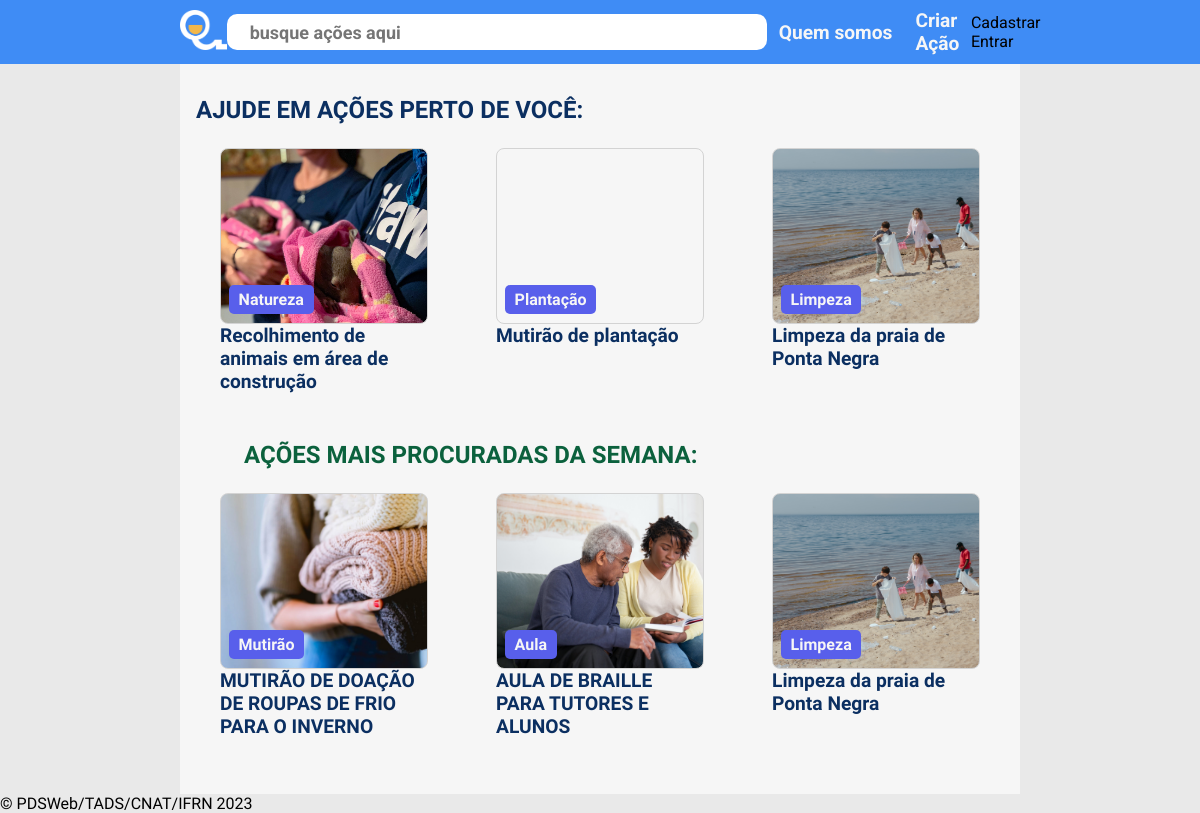
The page / on the database its author committed.
### base/models.py (models this page shows, shortened)
class Acao(models.Model):
    nome = models.CharField(max_length=200)
    status = models.BooleanField() # Ativa: True, Inativa: False
    descricao = models.TextField('descrição')
    criada_em = models.DateTimeField(auto_now_add=True)
    modalidade = models.BooleanField() # Online: True: , Offline: False
    local = models.CharField(max_length=50)
    tema = models.CharField(max_length=20)
    max_volunt = models.IntegerField(null=True)
    url = models.CharField(blank=True, max_length=200)
    inicio = models.DateTimeField()
    fim = models.DateTimeField(null=True)
    avaliacao = models.IntegerField(null=True)
    categoria = models.ForeignKey(Categoria, null=True, blank=True, on_delete=models.SET_NULL)
    criador = models.ForeignKey(Usuario, null=True, on_delete=models.CASCADE)
    def get_foto(self):
        for foto in self.foto_set.all():
            return foto.foto.url
        return None

class Foto(models.Model):
    foto = models.ImageField(upload_to='media/imagensacoes', null=True)
    acao = models.ForeignKey(Acao, on_delete=models.CASCADE)

### base/views.py (the view)
# urls.py: path('', views.IndexViews.as_view(), name='index'),
class IndexViews(View):
    def get(self, request):
        lista_acao1 = Acao.objects.all().order_by('-criada_em')[:3]
        lista_acao2 = Acao.objects.all().order_by('criada_em')[:3]
        context = {'lista_acao1': lista_acao1, 'lista_acao2':lista_acao2}
        return render(request, 'base/index.html', context)

### base/templates/base/index.html
{% extends 'base/main.html' %}
{% load static %}
{% block conteudo %}
    <head>
        <link rel="stylesheet" href="{% static 'base/css/index.css' %}">
    </head>
    <main>
        <article>
            <h1 id="texto-1">AJUDE EM AÇÕES PERTO DE VOCÊ:</h1>
            <section id="cards">
                {% for acao in lista_acao1 %}
                    <a href="{% url 'base:detalhes' acao.id %}">
                        <div class="acao-card">
                            <div class="card-foto" style="background: url({{acao.get_foto}}); background-size: cover;">
                                <div class="acao-tag">{{acao.tema}}</div>
                            </div>
                            <div class="card-texto">{{acao.nome}}</div>
                        </div>
                    </a>
                {% endfor %}
            </section>
            <h1 id="texto-2">AÇÕES MAIS PROCURADAS DA SEMANA:</h1>
            <section id="cards">
                {% for acao in lista_acao2 %}
                    <a href="{% url 'base:detalhes' acao.id %}">
                        <div class="acao-card">
                            <div class="card-foto" style="background: url({{acao.get_foto}}); background-size: cover;">
                                <div class="acao-tag">{{acao.tema}}</div>
                            </div>
                            <div class="card-texto">{{acao.nome}}</div>
                        </div>
                    </a>
                {% endfor %}
            </section>
        </article>
    </main>
{% endblock conteudo %}

### base/static/base/css/main.css (style rules this page uses)
:root { --p1: #3F8CF5; --b: #5CA0FF; --aux: #0B2F61; --aux2: #0b613d; --branco: #f6f6f6; --branco2: #e9e9e9; font-family: sniglet; }
a { text-decoration: none; color: black; }
body { background-color: var(--branco2); }
article { margin-top: 10em; background-color: var(--branco); width: 70%; margin: auto; padding: 2em 1em; }
a { text-decoration: none; padding: 0; width: min-content; }

### base/static/base/css/topbar.css (style rules this page uses)
* { margin: 0; box-sizing: border-box; }

### base/static/base/css/index.css (style rules this page uses)
#texto-1 { font-weight: 800; color: var(--aux); }
#texto-2 { padding-left: 2em; font-weight: 800; color: var(--aux2); margin-top: 1em; }
#cards { display: flex; justify-content: space-between; flex-wrap: wrap; }
.acao-card { width: 14em; height: fit-content; margin: 1em; border-radius: .5em; padding: .5em; }
.card-foto { width: 100%; height: 11em; border: 1px solid lightgrey; border-radius: 0.5em; background-color: var(--branco); }
.acao-tag { color: var(--branco); font-weight: 800; background-color: #585FEB; border-radius: 5px; padding: .3em .6em; width: min-content; margin-top: 8.5em; margin-left: .5em; }
.card-texto { color: var(--aux); font-size: 1.2em; font-weight: 600; }

### rows shown on the page
Acao: get_foto (picture), tema "Natureza", nome "Recolhimento de animais em área de construção"
Acao: tema "Plantação", nome "Mutirão de plantação"
Acao: get_foto (picture), tema "Limpeza", nome "Limpeza da praia de Ponta Negra"
Acao: get_foto (picture), tema "Mutirão", nome "MUTIRÃO DE DOAÇÃO DE ROUPAS DE FRIO PARA O INVERNO"
Acao: get_foto (picture), tema "Aula", nome "AULA DE BRAILLE PARA TUTORES E ALUNOS"
